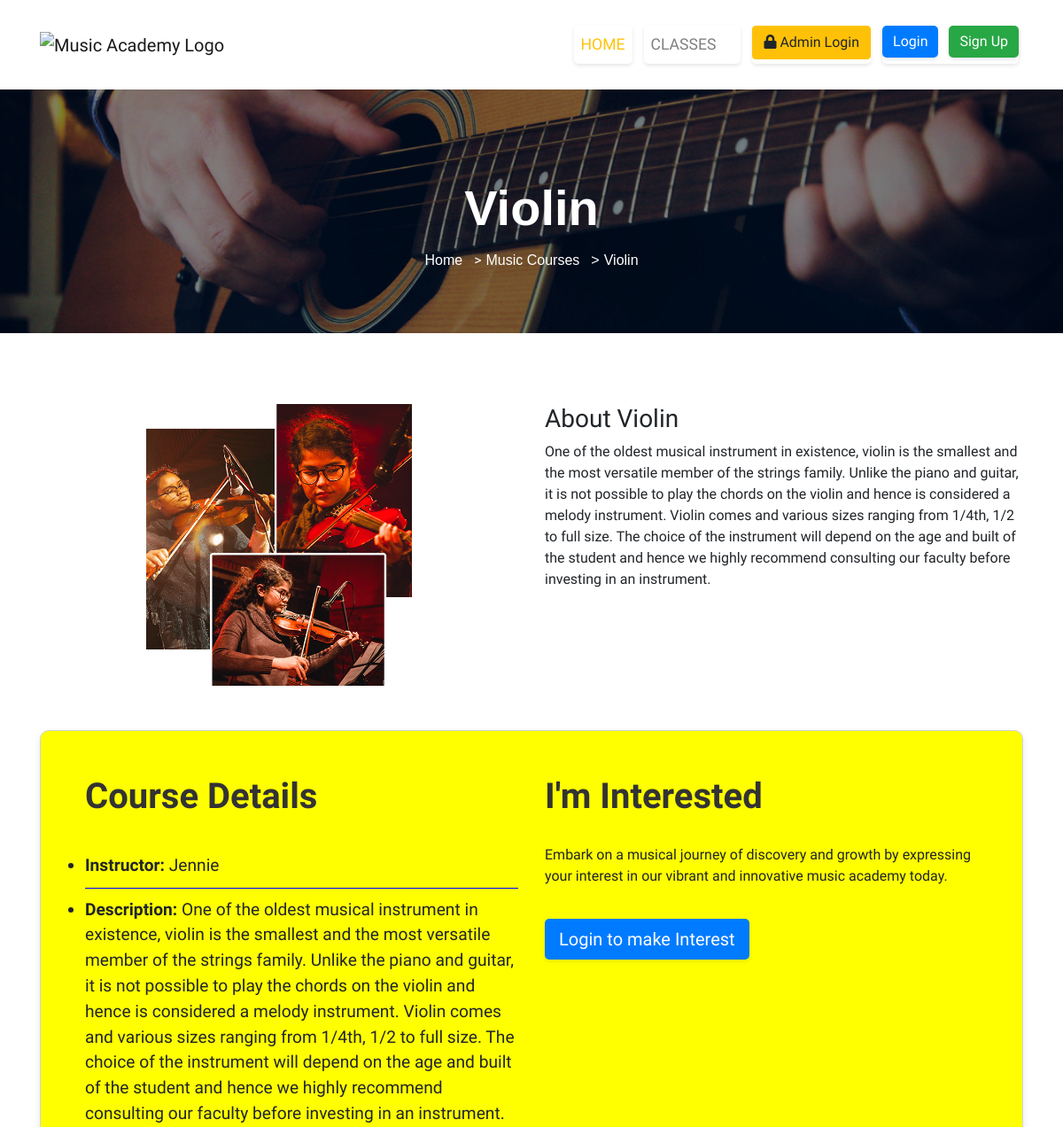
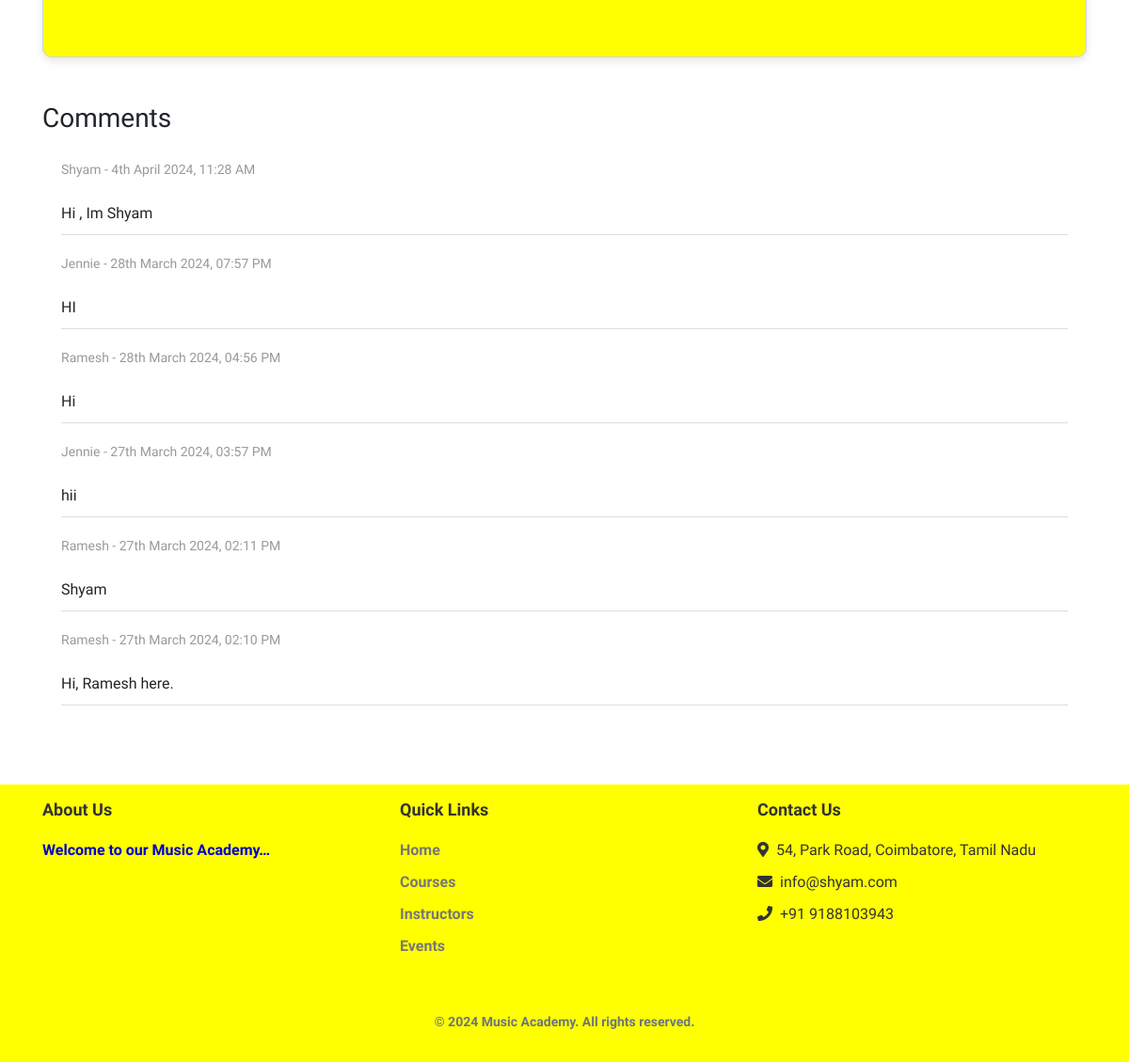
/course_details.php?course_id=1, run on the app's committed database (2 pictures, top to bottom).
### tables this page shows
CREATE TABLE `images` (
  `image_id` int(11) NOT NULL,
  `image_name` varchar(255) DEFAULT NULL,
  `image_path` varchar(255) DEFAULT NULL,
  `image_status` enum('Active','Jumbotron','Inactive') DEFAULT NULL
);

CREATE TABLE `courses` (
  `course_id` int(11) NOT NULL,
  `course_name` varchar(255) NOT NULL,
  `course_desc` longtext NOT NULL,
  `course_img` varchar(255) NOT NULL,
  `course_icon` varchar(255) NOT NULL,
  `course_status` enum('Active','Inactive') NOT NULL
);

CREATE TABLE `users` (
  `user_id` int(11) NOT NULL,
  `user_name` varchar(255) NOT NULL,
  `user_password` varchar(255) NOT NULL,
  `user_type` enum('Student','Teacher','None') NOT NULL DEFAULT 'None',
  `user_status` enum('Active','Inactive') NOT NULL
);

CREATE TABLE `comments` (
  `comment_id` int(11) NOT NULL,
  `user_parent_id` int(11) DEFAULT NULL,
  `comment` text DEFAULT NULL,
  `course_parent_id` int(11) DEFAULT NULL,
  `created_at` datetime DEFAULT current_timestamp(),
  `comment_status` enum('Active','Inactive') DEFAULT NULL
);

### course_details.php (the view, shortened to what this page needs)
<?php
require_once 'includes/config.php';
$query_jumbotron = "SELECT * FROM images WHERE image_name = 'Jumbotron 2' AND image_status = 'Jumbotron'";
$stmt_jumbotron = $db->query($query_jumbotron);
if ($stmt_jumbotron) {
   $jumbotron_image = $stmt_jumbotron->fetch(PDO::FETCH_ASSOC);
} else {
   echo "Error: Unable to fetch jumbotron image from the database";
   die();
}
if(isset($_GET['course_id'])) {
   $course_id = $_GET['course_id'];
   $query = "SELECT c.*, u.user_name FROM courses c LEFT JOIN teachers t ON c.course_id = t.course_parent_id LEFT JOIN users u ON t.user_parent_id = u.user_id WHERE c.course_id = :course_id";
   $stmt = $db->prepare($query);
   $stmt->bindParam(':course_id', $course_id);
   $stmt->execute();
   $course = $stmt->fetch(PDO::FETCH_ASSOC);
   if($course) {
?>
<?php require_once 'includes/header.php'; ?>
<div class="jumbotron jumbotron-fluid" style="background-image: url('<?php echo 'admin/getForms/img/' . $jumbotron_image['image_path']; ?>');">
   <div class="container">
       <h1 class="display-4"><?php echo $course['course_name']; ?></h1>
       <nav aria-label="breadcrumb">
           <ol class="breadcrumb">
               <li class="breadcrumb-item"><a href="index.php">Home</a></li>
               <li class="breadcrumb-item"><a href="classes.php">Music Courses</a></li>
               <li class="breadcrumb-item active" aria-current="page"><?php echo $course['course_name']; ?></li>
           </ol>
       </nav>
   </div>
</div>
<main class="custom-main">
   <div class="container mt-5">
       <div class="row">
           <div class="col-md-6 centered-column-img">
               <img src="imgFolder/<?php echo $course['course_img']; ?>" class="img-fluid" alt="<?php echo $course['course_name']; ?>" style="max-width: 300px; height: auto;">
           </div>
           <div class="col-md-6">
               <div class="drums-description">
                   <h3>About <?php echo $course['course_name']; ?></h3>
                   <p><?php echo $course['course_desc']; ?></p>
               </div>
           </div>
       </div>
 <?php if ($_SESSION['user_type'] !== 'Teacher') { ?>
   <div class="crs-inf">
   <div class="row">
     <div class="col-md-6">
       <h2>Course Details</h2>
       <ul class="list-group">
         <li class="lst-grp-itm"><strong>Instructor:</strong> <?php echo $course['user_name']; ?></li>
         <li class="lst-grp-itm"><strong>Description:</strong> <?php echo $course['course_desc']; ?></li>
       </ul>
     </div>
     <div class="col-md-6">
       <h2>I'm Interested</h2>
	 <p>Embark on a musical journey of discovery and growth by expressing your interest in our vibrant and innovative music academy today.</p>
       <?php
       if ($_SESSION['user_type'] === 'Student') {
           $sql = "SELECT COUNT(*) AS count FROM interests WHERE user_parent_id = :user_id AND course_parent_id = :course_id";
           $stmt = $db->prepare($sql);
           $stmt->bindParam(':user_id', $_SESSION['user_id'], PDO::PARAM_INT);
           $stmt->bindParam(':course_id', $course_id, PDO::PARAM_INT);
           $stmt->execute();
           $result = $stmt->fetch(PDO::FETCH_ASSOC);
           if ($result['count'] > 0) {
               echo '<button type="button" class="btn btn-primary btn-lg enl-btn" disabled>Already applied</button>';
           } else {
               echo '<button type="button" class="btn btn-primary btn-lg enl-btn" id="interestedBtn">I\'m Interested</button>';
           }
       } else {
         echo '<a href="login.php"><button type="button" class="btn btn-primary btn-lg enl-btn">Login to make Interest</button></a>';
       }
       ?>
     </div>
   </div>
 </div>
 <?php } ?>
 <div class="row mt-5">
    <div class="col-md-12">
        <h3>Comments</h3>
        <div class="comment-section">
            <?php
            $comment_query = "SELECT u.user_name, c.comment, c.created_at FROM comments c
                            INNER JOIN users u ON c.user_parent_id = u.user_id
                            WHERE c.course_parent_id = :course_id
                            ORDER BY c.created_at DESC";
            $comment_stmt = $db->prepare($comment_query);
            $comment_stmt->bindParam(':course_id', $course_id);
            $comment_stmt->execute();
            $comments = $comment_stmt->fetchAll(PDO::FETCH_ASSOC);
            if (!empty($comments)) {
                foreach ($comments as $comment) {
                    echo '<div class="comment">';
                    echo '<div class="meta">' . $comment['user_name'] . ' - ' . date('jS F Y, h:i A', strtotime($comment['created_at'])) . '</div><span>&nbsp;</span>';
                    echo '<div class="user-content">' . $comment['comment'] . '</div>';
                    echo '</div>';
                }
            } else {
                echo '<div class="alert alert-info no-comments" role="alert">No comments given</div>';
            }
            ?>
        </div>
    </div>
</div>
</main>
<?php
   } else {
       echo "Course not found!";
   }
} else {
   echo "Course ID not provided!";
}
?>
<?php require_once 'includes/footer.php'; ?>

### styles/style.css (style rules this page uses)
.btn-primary, .btn-success { border: none; outline: none; box-shadow: 0 2px 4px rgba(0, 0, 0, 0.1); border-radius: 5px; transition: transform 0.3s ease, box-shadow 0.3s ease; }
.comment-section { background-color: #fff; border-radius: 5px; padding: 20px; margin-bottom: 20px; }
.comment { margin-bottom: 20px; border-bottom: 1px solid #ddd; padding-bottom: 10px; }
.comment .meta { font-size: 14px; color: #999; }
.crs-inf { margin-top: 50px; padding: 50px; border-radius: 10px; box-shadow: 0 4px 8px rgba(0, 0, 0, 0.1); background-color: yellow; border: 1px solid #ced4da; font-family: 'Didact Gothic', sans-serif; }
.crs-inf h2 { color: #333; margin-bottom: 30px; font-size: 2.5rem; font-weight: 700; }
.lst-grp-itm { background-color: transparent; border: none; border-bottom: 1px solid blue; font-size: 1.2rem; padding: 10px 0; }
.lst-grp-itm:last-child { border-bottom: none; }
.enl-btn { margin-top: 20px; }
.centered-column-img { display: flex; justify-content: center; align-items: center; }
.jumbotron { position: relative; background-size: cover; background-position: center; padding: 100px 0; text-align: center; z-index: 1; }
.jumbotron::before { content: ''; position: absolute; top: 0; left: 0; width: 100%; height: 100%; background-color: rgba(0, 0, 0, 0.5); z-index: -1; }
.jumbotron h1 { font-size: 3.5rem; font-weight: bold; font-family: "Century Gothic", sans-serif; color: #fff; position: relative; z-index: 2; }
.breadcrumb { position: absolute; bottom: 70px; left: 50%; transform: translateX(-50%); background-color: transparent; padding: 0; margin: 0; }
.breadcrumb-item a { color: #fff; font-family: "Century Gothic", sans-serif; }
.breadcrumb-item.active { color: #fff; font-family: "Century Gothic", sans-serif; }
.breadcrumb-item + .breadcrumb-item::before { content: ">"; color: #fff; padding: 0 5px; }
.custom-body { display: flex; flex-direction: column; min-height: 100vh; font-family: 'Didact Gothic', sans-serif; }
.custom-main { flex: 1; }

### data on the page
images: image_path (picture)
courses: course_name "Violin", course_img (picture), course_desc "One of the oldest musical instrument in existence, violin is the smallest and the most versatile member of the strings family. Unlike the piano and guitar, it is not possible to play the chords on the violin and hence is considered a melody instrument. Violin comes and various sizes ranging from 1/4th, 1/2 to full size. The choice of the instrument will depend on the age and built of the student and hence we highly recommend consulting our faculty before investing in an instrument.", users.user_name "Jennie"
comments: users.user_name "Shyam", created_at "4th April 2024, 11:28 AM", comment "Hi , Im Shyam"
comments: users.user_name "Jennie", created_at "28th March 2024, 07:57 PM", comment "HI"
comments: users.user_name "Ramesh", created_at "28th March 2024, 04:56 PM", comment "Hi"
comments: users.user_name "Jennie", created_at "27th March 2024, 03:57 PM", comment "hii"
comments: users.user_name "Ramesh", created_at "27th March 2024, 02:11 PM", comment "Shyam"
comments: users.user_name "Ramesh", created_at "27th March 2024, 02:10 PM", comment "Hi, Ramesh here."
